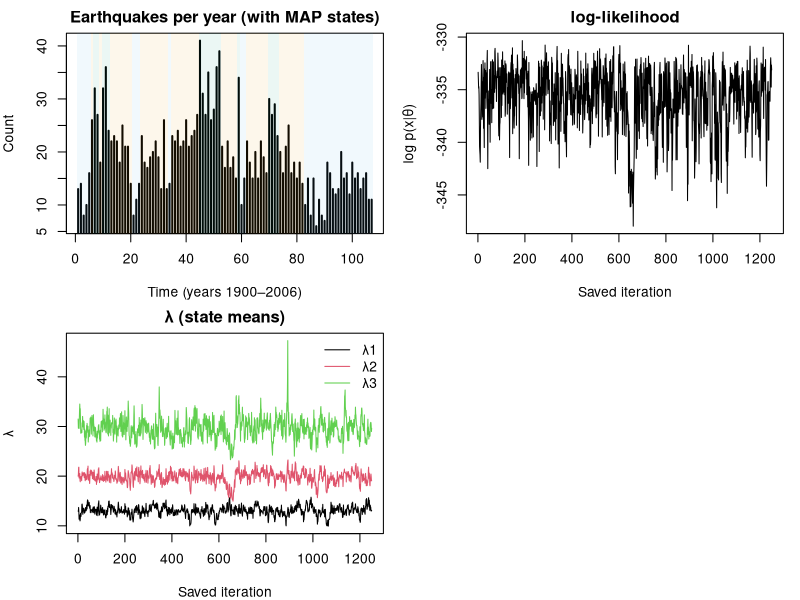

The R source for this figure:
## ------------------------------------------------------------
## Poisson–HMM - Gibbs Sampling
## Datos: Table 1.1 – # Major Earthquakes (Mag ≥ 7), de HMMs For Time Series, p.4
## Modelo:
##   C_t | C_{t-1} ~ Markov(Γ) con estados {1,...,m}
##   X_t | C_t=i    ~ Poisson(λ_i), con parametros λ_i = sum_{j=1}^i τ_j, τ_j >= 0
## Distribuciones supuestas a priori:
##   Renglón r de Γ ~ Dirichlet(ν_r)  (independiente entre renglones)
##   τ_j        ~ Gamma(a_j, b_j)     (forma a_j, rate b_j, independientes)
## Gibbs - Procedimiento:
##   1) Muestreo de C_{1:T} | x, θ using forward messages + backward sampling
##   2) Decompose x_t into (x_{1t},...,x_{it}) | C_t=i, τ via Multinomial
##   3) Update Γ row-wise via Dirichlet(ν_r + transition counts)
##   4) Update τ_j via Gamma(a_j + sum_t x_{jt},  b_j + N_j),
##      where N_j = #{t : C_t ≥ j} (regime j active at time t)
## ------------------------------------------------------------

set.seed(1)

## -----------------------
## 0) DATOS
## -----------------------
x <- c(
  13,14,8,10,16,26,32,27,18,32,36,24,22,23,22,18,25,21,21,14,
  8,11,14,23,18,17,19,20,22,19,13,26,13,14,23,22,24,21,22,26,21,
  23,24,27,41,31,27,35,26,28,36,39,21,17,22,17,19,15,34,10,15,
  22,18,15,20,15,22,19,16,30,27,29,23,20,16,21,25,16,18,15,
  18,14,10,15,8,15,6,11,8,7,18,16,13,12,13,20,15,16,12,18,
  15,16,13,15,16,11,11
)

T <- length(x)  # verificar 107 datos

## -----------------------
## 1) Tamaño de modelo y distribuciones a priori
## -----------------------
m <- 3  #numero de estados ocultos

# Parámetros Dirichlet para renglones de Γ (ν_r es un vector por renglon)
# Se inicializa en 1s
nu <- matrix(1, nrow = m, ncol = m)

# Parámetros Gamma(a_j, b_j) para los τ_j (forma a_j, rate b_j).
a <- rep(1.0, m)     # forma
b <- rep(0.1, m)     # rate  (mean a/b = 10)

## -----------------------
## 2) Funciones de ayuda
## -----------------------

# Muestreo Dirichlet (vectorizado por renglón)
rdirichlet_row <- function(alpha) {
  g <- rgamma(length(alpha), shape = alpha, rate = 1)
  g / sum(g)          #normalizar
}

# Convertir de tau's a lambda's
tau_to_lambda <- function(tau) cumsum(tau)

# Mensajes hacia adelante α_t(i) ∝ P(x_{1:t}, C_t=i | θ), normalizados por t.
# Regresa list(alpha = matriz T x m de α normalizados,
#              loglik = suma de log c_t con c_t las constantes de escalamiento)
forward_messages <- function(x, lambda, Gamma) {
  T <- length(x); m <- length(lambda)
  alpha <- matrix(0, nrow = T, ncol = m)
  cscale <- numeric(T)
  
  # Distribución inicial: Γ - uniforme
  pi0 <- rep(1/m, m)
  
  # t = 1
  emit1 <- dpois(x[1], lambda)
  alpha1_unnorm <- pi0 * emit1
  cscale[1] <- sum(alpha1_unnorm)
  alpha[1, ] <- alpha1_unnorm / cscale[1]
  
  # t >= 2
  for (t in 2:T) {
    emit <- dpois(x[t], lambda)
    pred <- as.numeric(alpha[t-1, ] %*% Gamma)   # longitud m
    at_unnorm <- pred * emit
    cscale[t] <- sum(at_unnorm)
    alpha[t, ] <- at_unnorm / cscale[t]
  }
  list(alpha = alpha, loglik = sum(log(cscale)))
}

# Muestreo hacia atrás de la trayectoria oculta usando α y Γ
backward_sample_states <- function(alpha, Gamma) {
  T <- nrow(alpha); m <- ncol(alpha)
  C <- integer(T)
  
  # Muestrea C_T ~ Categórica(α_T)
  C[T] <- sample.int(m, size = 1, prob = alpha[T, ])
  
  # Para t = T-1,...,1:
  for (t in (T-1):1) {
    # P(C_t = i | C_{t+1}=j, x) ∝ α_t(i) Γ_{ij}
    prob <- alpha[t, ] * Gamma[, C[t+1]]
    prob <- prob / sum(prob)
    C[t] <- sample.int(m, size = 1, prob = prob)
  }
  C
}

# Construye la matriz de conteos de transición a partir de una trayectoria de estados
transition_counts <- function(C, m) {
  M <- matrix(0, m, m)
  for (t in 1:(length(C)-1)) {
    M[C[t], C[t+1]] <- M[C[t], C[t+1]] + 1
  }
  M
}

# Descomponer x_t en contribuciones de regímenes activos cuando C_t = i.
# Muestrea (x_{1t},...,x_{it}) ~ Multinomial(x_t, p_j ∝ τ_{1:i})
# y fija x_{jt}=0 para j>i. Regresa vector de tamaño m.
decompose_xt <- function(xt, i, tau) {
  m <- length(tau)
  contrib <- integer(m)
  if (xt > 0 && i >= 1) {
    probs <- tau[1:i]
    probs <- probs / sum(probs)
    draw <- rmultinom(1, size = xt, prob = probs)[,1]
    contrib[1:i] <- draw
  }
  contrib
}

## -----------------------
## 3) Inicialización
## -----------------------
# Γ con renglones Dirichlet aleatorios
Gamma <- t(apply(nu, 1, rdirichlet_row))

# τ se obtiene de gamma; calcular λ
tau <- rgamma(m, shape = a, rate = b)
lambda <- tau_to_lambda(tau)

# Cadena markov inicial (path) de tamaño T con estados al azar
C <- sample.int(m, size = T, replace = TRUE)

## -----------------------
## 4) Gibbs sampler - configuraciones
## -----------------------
n_iter   <- 4000
burn_in  <- 1500 #cantidad de iteraciones iniciales que se descartan para evitar el sesgo de la inicialización
thin     <- 2    #frecuencia con la que se guardan las muestras para reducir la autocorrelación entre ellas

keep_idx <- seq(burn_in + 1, n_iter, by = thin) # índices de iteraciones a guardar
S <- length(keep_idx)                           # número de muestras guardadas

# Memoria
store_lambda <- matrix(NA_real_, nrow = S, ncol = m)
store_tau    <- matrix(NA_real_, nrow = S, ncol = m)
store_Gamma  <- array(NA_real_, dim = c(S, m, m))
store_loglik <- numeric(S)                      # crea un vector de tamaño S para guardar los log-likelihoods, inicializado en 0s

## -----------------------
## 5) Gibbs sampling
## -----------------------
s <- 0
for (it in 1:n_iter) {
  
  ## ---- (a) Muestrear trayectoria oculta C_{1:T} | x, θ 
  fw <- forward_messages(x, lambda, Gamma)
  C  <- backward_sample_states(fw$alpha, Gamma)
  
  ## ---- (b) Descomponer conteos x_t en contribuciones de regímenes activos x_{jt}
  # Construir matriz de contribuciones Xcontrib (m x T) y N_j activos
  Xcontrib <- matrix(0L, nrow = m, ncol = T)
  Nj <- integer(m)  # veces que el régimen j está activo (C_t ≥ j)
  
  for (t in 1:T) {
    i <- C[t]
    # el régimen j está activo iff j ≤ i
    if (i >= 1) {
      contrib <- decompose_xt(x[t], i, tau)
      Xcontrib[, t] <- contrib
      # Contar activos: para j=1..i sumar 1
      if (i >= 1) Nj[1:i] <- Nj[1:i] + 1
    }
  }
  
  ## ---- (c) Actualizar Γ por filas desde Dirichlet(ν_r + conteos de transición)
  Tr <- transition_counts(C, m)  # m x m matrix of counts
  for (r in 1:m) {
    Gamma[r, ] <- rdirichlet_row(nu[r, ] + Tr[r, ])
  }
  
  ## ---- (d) Actualizar τ_j ~ Gamma(a_j + sum_t x_{jt},  b_j + N_j)
  shape_post <- a + rowSums(Xcontrib)
  rate_post  <- b + Nj
  tau <- rgamma(m, shape = shape_post, rate = rate_post)
  
  ## ---- (e) Recalcular λ (medias ordenadas)
  lambda <- tau_to_lambda(tau)
  
  ## ---- (f) Guardar draws después de burn-in/thinning
  if (it %in% keep_idx) {
    s <- s + 1
    store_lambda[s, ] <- lambda
    store_tau[s, ]    <- tau
    store_Gamma[s, ,] <- Gamma
    store_loglik[s]   <- fw$loglik
  }
  ## ---- (g) Imprimir progreso
  if (it %% 500 == 0) {
    cat(sprintf("Iter %4d | loglik %.2f | lambda: %s\n",
                it, fw$loglik, paste(round(lambda,2), collapse=", ")))
  }
}

## -----------------------
## 6) Resultados
## -----------------------
post_lambda_mean <- colMeans(store_lambda)
post_lambda_ci   <- t(apply(store_lambda, 2, quantile, probs = c(0.05,0.95)))

post_Gamma_mean  <- apply(store_Gamma, c(2,3), mean)

cat("\nPosterior mean of lambda (state means):\n")
print(round(post_lambda_mean, 3))
#cat("\n90% posterior intervals for lambda:\n")
#print(round(post_lambda_ci, 3))

cat("\nPosterior mean transition matrix Gamma:\n")
print(round(post_Gamma_mean, 3))

## -----------------------
## 7) Graficas
## -----------------------
fw_last <- forward_messages(x, colMeans(store_lambda), apply(store_Gamma, c(2,3), mean))
map_states <- max.col(fw_last$alpha, ties.method = "first")

# Plots base
par(mfrow = c(2,2), mar=c(4,4,2,1))

# (i) Datos con bandas por estado MAP
plot(x, type="h", lwd=2, main="Earthquakes per year (with MAP states)",
     xlab="Time (years 1900–2006)", ylab="Count")
cols <- c("#56B4E9","#E69F00","#009E73","#CC79A7")[1:m]
rect_x <- 1:T
rect_y0 <- rep(par("usr")[3], T)
rect_y1 <- rep(par("usr")[4], T)
for (t in 1:T) rect(t-0.5, rect_y0[t], t+0.5, rect_y1[t], col=adjustcolor(cols[map_states[t]], 0.08), border=NA)

# (ii) log-likelihood plot
plot(store_loglik, type="l", main="log-likelihood", xlab="Saved iteration", ylab="log p(x|θ)")

# (iii) Lambda plot
matplot(store_lambda, type="l", lty=1, main="λ (state means)", xlab="Saved iteration", ylab="λ")
legend("topright", legend=paste0("λ",1:m), col=1:m, lty=1, bty="n")


## -----------------------
## Notas
## -----------------------
# • Sección 7.1.2 (mensajes hacia adelante y muestreo hacia atrás)
#   - forward_messages(): α_t(i) ∝ P(x_{1:t}, C_t=i | θ) con normalización por t.
#   - backward_sample_states(): muestrea C_T ~ Cat(α_T) y luego C_t con α_t(i) Γ_{i,C_{t+1}}.
#
# • Sección 7.1.3 (descomposición de conteos en contribuciones de régimen)
#   - Si C_t=i, están activos los regímenes 1..i; muestreamos (x_{1t},...,x_{it}) ~ Mult(x_t, p_j ∝ τ_j).
#   - Esto entrega suficientes para τ_j.
#
# • Sección 7.1.4 (actualización de parámetros)
#   - Γ_r · ~ Dirichlet(ν_r + conteos de transición desde r).
#   - τ_j   ~ Gamma(a_j + Σ_t x_{jt}, b_j + N_j) con N_j = #{t : C_t ≥ j}.
#   - λ_i se reconstruye como sumas acumuladas de τ para mantener λ ordenadas (evita label switching).
#